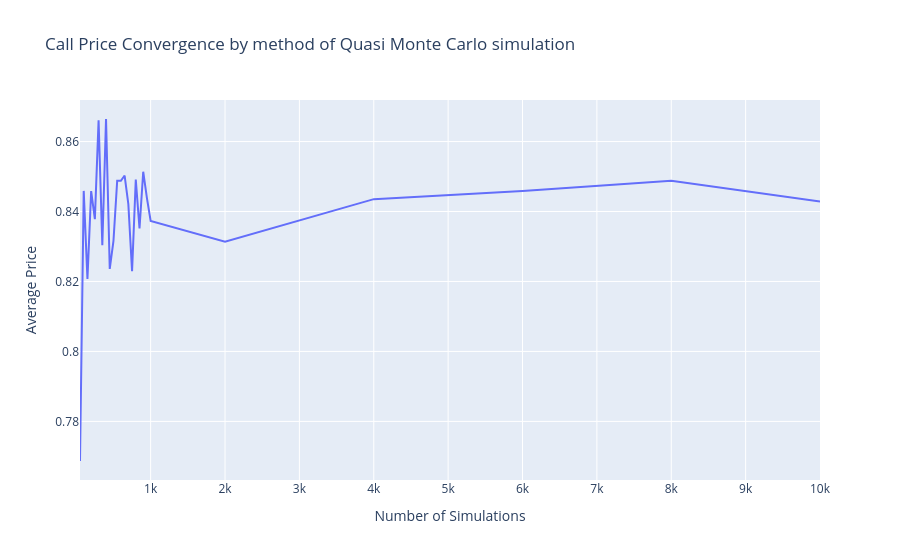

The cell this chart's notebook holds for it:
### Code cell
fig = go.Figure()

# Courbe 1 : Moyenne
fig.add_trace(go.Scatter(
    x=df_call_quasi_mc.index,
    y=df_call_quasi_mc["mean"],
    mode='lines',
    name='Quasi Monte Carlo Average Price'
))

fig.update_layout(
    title="Call Price Convergence by method of Quasi Monte Carlo simulation",
    xaxis_title="Number of Simulations",
    yaxis_title="Average Price",
    legend_title="Simulation methods"
)

fig.show()

### Figure 1 — Plotly figure (JSON) as saved in the notebook; plotly's stock layout.template omitted (floating-point values rounded to 4 significant figures)
{"data": [{"mode": "lines", "name": "Quasi Monte Carlo Average Price", "type": "scatter", "x": [50, 100, 150, 200, 250, 300, 350, 400, 450, 500, 550, 600, 650, 700, 750, 800, 850, 900, 950, 1000, 2000, 4000, 6000, 8000, 10000], "y": [0.7687, 0.8459, 0.8207, 0.8458, 0.8378, 0.8661, 0.8303, 0.8664, 0.8236, 0.8316, 0.8488, 0.8488, 0.8503, 0.8421, 0.8229, 0.8491, 0.8351, 0.8514, 0.8438, 0.8373, 0.8314, 0.8435, 0.8459, 0.8488, 0.8429]}], "layout": {"legend": {"title": {"text": "Simulation methods"}}, "title": {"text": "Call Price Convergence by method of Quasi Monte Carlo simulation"}, "xaxis": {"title": {"text": "Number of Simulations"}}, "yaxis": {"title": {"text": "Average Price"}}}}
